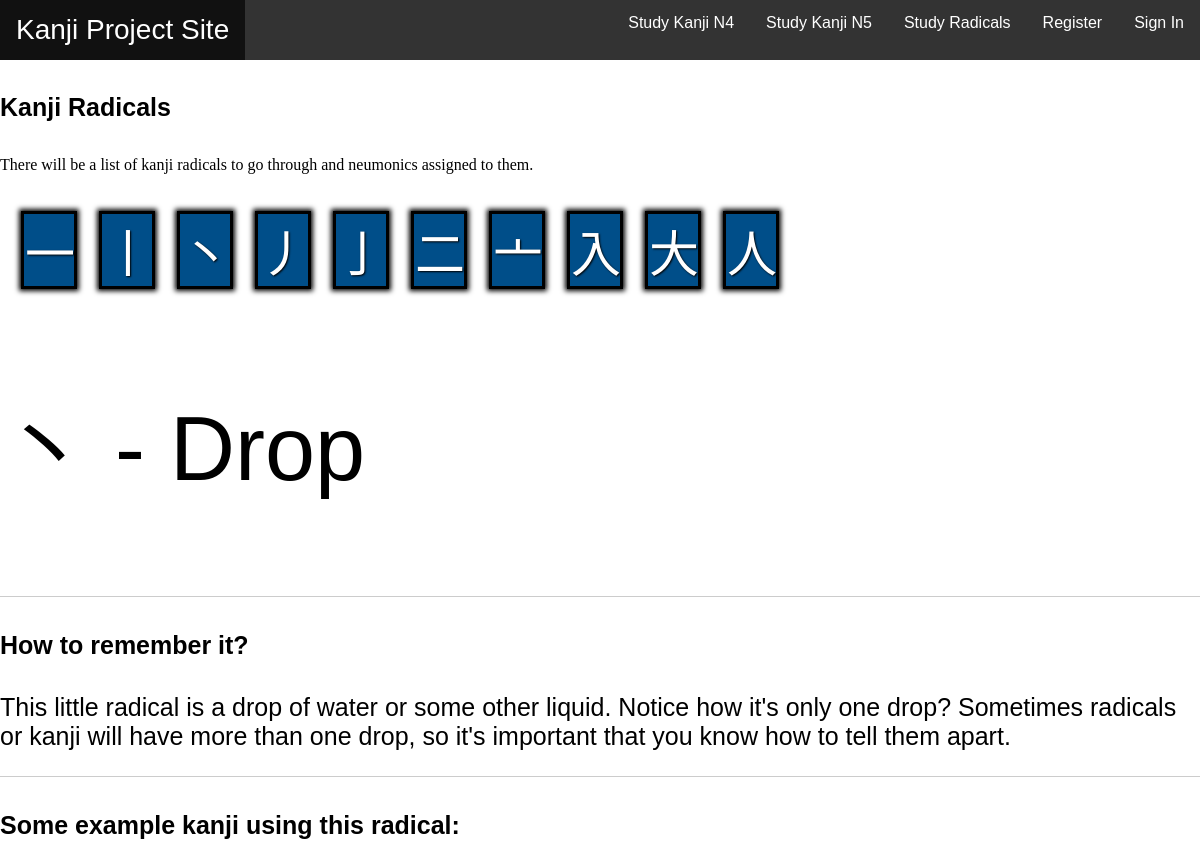
The app's page /studyradicals/3/ with its own data.
### kanji/models.py (models this page shows, shortened)
class radicals(models.Model):
    radical = models.CharField(max_length=20, default ="")
    radical_name = models.CharField(max_length=25, default="")
    description = models.TextField()

### kanji/views.py (the view)
# urls.py: path('studyradicals/<int:radical_id>/',views.updateRadical, name='details_radical'),
def updateRadical(request,radical_id):
    radicals_list = radicals.objects.all()
    radical_info = radicals.objects.filter(id=radical_id)
    radical_detail = radicals.objects.get(id=radical_id)
    kanji_associated = grammarParticle.objects.filter(radical=radical_detail.radical)
    context = {"radical_info":radical_info, "radicals_list":radicals_list, "kanji_associated":kanji_associated}
    return render(request, "kanji/studyradicals.html", context)

### kanji/templates/kanji/studyradicals.html (shortened to what this page needs)
{%extends 'base.html'%}
{%load static%}
{%block content%}
<h4>Kanji Radicals </h4>
<div class="kanji_rad">
<p> There will be a list of kanji radicals to go through and neumonics assigned to them.</p>
{%for radicals in radicals_list%}
  <div class="box_radical">
    <p class="item"><a class="font_link" href="{% url 'details_radical' radicals.id  %}">{{radicals.radical}}</a></p></div>
{%endfor%}
{%for radical in radical_info%}
<p class="hiragana">{{radical.radical}} - {{radical.radical_name}}</p>
<hr/>
<div class="story">
  <h4> How to remember it? </h4>
<p class="story_kanji">{{radical.description}}</p></div>
<hr/>
<div class="example">
{%endfor%}
  <h4> Some example kanji using this radical: </h4>
{%endblock%}

### kanji/static/kanji/style.css (style rules this page uses)
body { background-color: #FFFFFF; margin:0; padding: 0; }
h4 { font-family: sans-serif; font-size:25px; }
.item { display:inline; color:#181818; font-size:50px; margin-left:2%; }
a { text-decoration: none; color:#181818; }
.box_radical { display:inline-block; margin-left:2%; margin-top:2%; outline-style: solid; background-color:#004E89; box-shadow: 0px 0px 5px 5px #000000; text-shadow: 1px 1px 2px #000000 }
.hiragana { font-size:90px; font-family:sans-serif; }
.story_kanji { font-size:25px; font-family:sans-serif; }
hr { display: block; height: 1px; border: 0; border-top: 1px solid #ccc; margin: 1em 0; padding: 0; }
.font_link { color:white; }

### records on screen
radicals: radical "一"
radicals: radical "丨"
radicals: radical "丶", radical_name "Drop", description "This little radical is a drop of water or some other liquid. Notice how it's only one drop? Sometimes radicals or kanji will have more than one drop, so it's important that you know how to tell them apart."
radicals: radical "丿"
radicals: radical "亅"
radicals: radical "二"
radicals: radical "亠"
radicals: radical "入"
radicals: radical "大"
radicals: radical "人"
